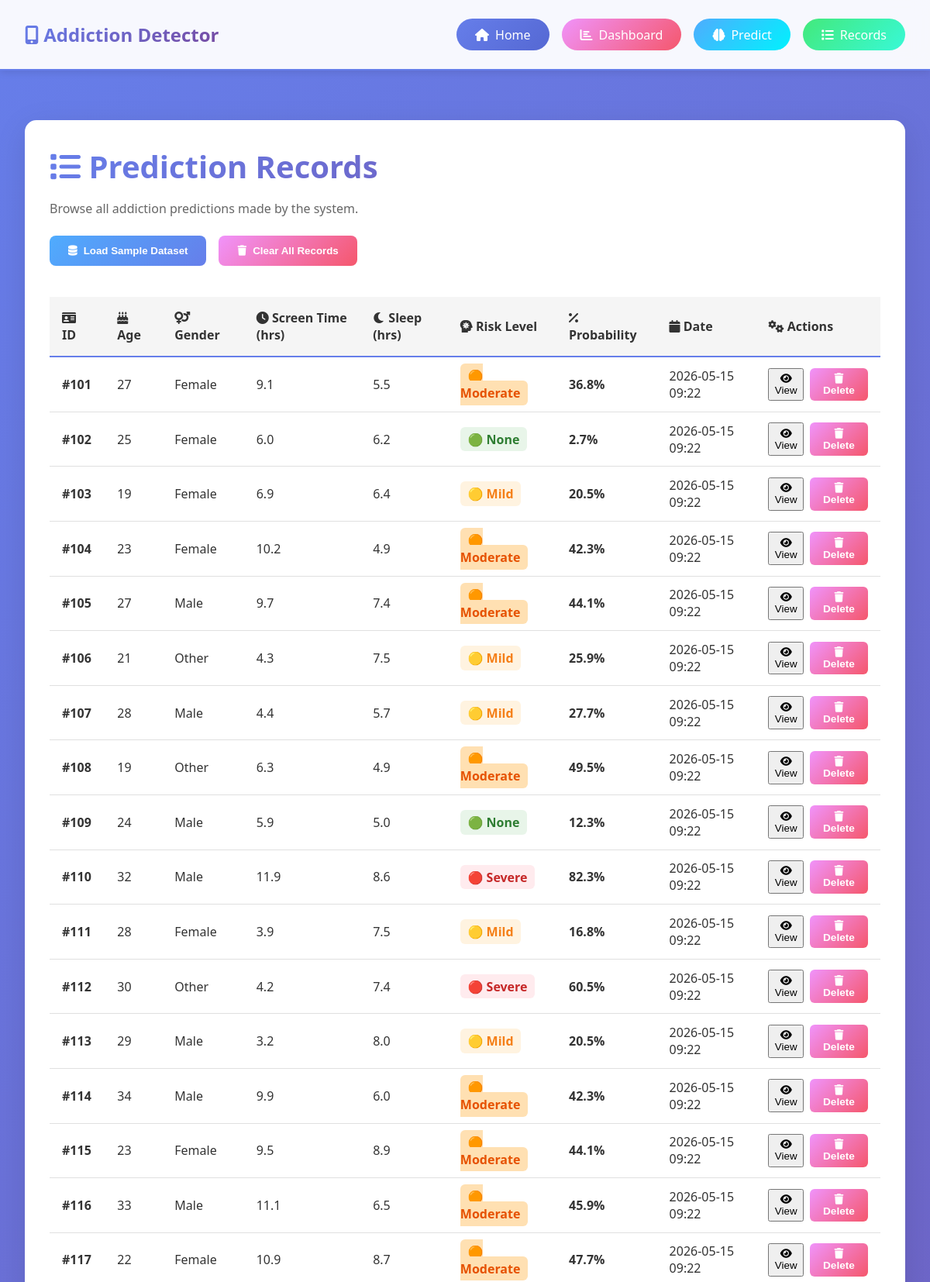
Screenshot of /records/?page=3 (upper part) with the database file from the repository.
### prediction/models.py (models this page shows, shortened)
class AddictionRecord(models.Model):
    age = models.IntegerField()
    gender = models.CharField(max_length=20, choices=[('Male', 'Male'), ('Female', 'Female'), ('Other', 'Other')])
    daily_screen_time_hours = models.FloatField()
    social_media_hours = models.FloatField()
    gaming_hours = models.FloatField()
    work_study_hours = models.FloatField()
    sleep_hours = models.FloatField()
    stress_level = models.CharField(max_length=20, choices=[('Low', 'Low'), ('Medium', 'Medium'), ('High', 'High')])
    notifications_per_day = models.IntegerField()
    app_opens_per_day = models.IntegerField()
    weekend_screen_time = models.FloatField()
    academic_work_impact = models.CharField(max_length=20, choices=[('Yes', 'Yes'), ('No', 'No')])
    predicted_addiction_risk = models.CharField(max_length=50, choices=[
        ('None', 'None'),
        ('Mild', 'Mild'),
        ('Moderate', 'Moderate'),
        ('Severe', 'Severe')
    ])
    addiction_probability = models.FloatField(default=0.0)
    created_at = models.DateTimeField(auto_now_add=True)
    updated_at = models.DateTimeField(auto_now=True)
    class Meta:
        ordering = ['-created_at']

### prediction/views.py (the view)
# urls.py: path('records/', views.records_page, name='records'),
def records_page(request):
    all_records = AddictionRecord.objects.all().order_by('id')
    page = request.GET.get('page', 1)
    paginator = Paginator(all_records, 50)  # 50 records per page
    try:
        records = paginator.page(page)
    except PageNotAnInteger:
        records = paginator.page(1)
    except EmptyPage:
        records = paginator.page(paginator.num_pages)
    for record in records:
        record.addiction_probability_percent = record.addiction_probability * 100
    context = {
        'page_title': 'Prediction Records',
        'records': records,
        'paginator': paginator,
        'page_obj': records,
        'is_paginated': paginator.num_pages > 1,
        'page_range': paginator.page_range,
    }
    return render(request, 'prediction/records.html', context)

### templates/prediction/records.html (shortened to what this page needs)
{% extends 'prediction/base.html' %}
{% block content %}
<h1 class="page-title">
    <i class="fas fa-list"></i> Prediction Records
</h1>
<p style="font-size: 1rem; color: #666; margin: 1rem 0;">
    Browse all addiction predictions made by the system.
</p>
<div style="display: flex; gap: 1rem; margin: 1.5rem 0; flex-wrap: wrap;">
    <button id="loadDatasetBtn" style="
        padding: 0.75rem 1.5rem;
        background: linear-gradient(135deg, #4facfe 0%, #667eea 100%);
        color: white;
        border: none;
        border-radius: 8px;
        cursor: pointer;
        font-weight: bold;
        display: flex;
        align-items: center;
        gap: 0.5rem;
        transition: all 0.3s ease;
    " onmouseover="this.style.transform='translateY(-2px)'; this.style.boxShadow='0 8px 16px rgba(102, 126, 234, 0.3)'" onmouseout="this.style.transform='translateY(0)'; this.style.boxShadow='none'">
        <i class="fas fa-database"></i> Load Sample Dataset
    </button>
    <button id="clearRecordsBtn" style="
        padding: 0.75rem 1.5rem;
        background: linear-gradient(135deg, #f093fb 0%, #f5576c 100%);
        color: white;
        border: none;
        border-radius: 8px;
        cursor: pointer;
        font-weight: bold;
        display: flex;
        align-items: center;
        gap: 0.5rem;
        transition: all 0.3s ease;
    " onmouseover="this.style.transform='translateY(-2px)'; this.style.boxShadow='0 8px 16px rgba(245, 87, 108, 0.3)'" onmouseout="this.style.transform='translateY(0)'; this.style.boxShadow='none'">
        <i class="fas fa-trash"></i> Clear All Records
    </button>
</div>
{% if records %}
    <div style="overflow-x: auto; margin-top: 1.5rem;">
        <table>
            <thead>
                <tr>
                    <th><i class="fas fa-id-card"></i> ID</th>
                    <th><i class="fas fa-birthday-cake"></i> Age</th>
                    <th><i class="fas fa-venus-mars"></i> Gender</th>
                    <th><i class="fas fa-clock"></i> Screen Time (hrs)</th>
                    <th><i class="fas fa-moon"></i> Sleep (hrs)</th>
                    <th><i class="fas fa-head-side-virus"></i> Risk Level</th>
                    <th><i class="fas fa-percentage"></i> Probability</th>
                    <th><i class="fas fa-calendar"></i> Date</th>
                    <th><i class="fas fa-cogs"></i> Actions</th>
                </tr>
            </thead>
            <tbody>
                {% for record in records %}
                <tr>
                    <td><strong>#{{ record.id }}</strong></td>
                    <td>{{ record.age }}</td>
                    <td>{{ record.gender }}</td>
                    <td>{{ record.daily_screen_time_hours|floatformat:1 }}</td>
                    <td>{{ record.sleep_hours|floatformat:1 }}</td>
                    <td>
                        {% if record.predicted_addiction_risk == 'None' or record.predicted_addiction_risk == 'No Addiction' %}
                            <span style="background: #e8f5e9; color: #2e7d32; padding: 0.3rem 0.6rem; border-radius: 6px; font-weight: bold;">🟢 None</span>
                        {% elif record.predicted_addiction_risk == 'Mild' %}
                            <span style="background: #fff3e0; color: #f57f17; padding: 0.3rem 0.6rem; border-radius: 6px; font-weight: bold;">🟡 Mild</span>
                        {% elif record.predicted_addiction_risk == 'Moderate' %}
                            <span style="background: #ffe0b2; color: #e65100; padding: 0.3rem 0.6rem; border-radius: 6px; font-weight: bold;">🟠 Moderate</span>
                        {% elif record.predicted_addiction_risk == 'Severe' %}
                            <span style="background: #ffebee; color: #c62828; padding: 0.3rem 0.6rem; border-radius: 6px; font-weight: bold;">🔴 Severe</span>
                        {% else %}
                            <span style="background: #f5f5f5; color: #666; padding: 0.3rem 0.6rem; border-radius: 6px; font-weight: bold;">❓ {{ record.predicted_addiction_risk }}</span>
                        {% endif %}
                    </td>
                    <td>
                        <strong>{{ record.addiction_probability_percent|floatformat:1 }}%</strong>
                    </td>
                    <td>{{ record.created_at|date:"Y-m-d H:i" }}</td>
                    <td>
                        <div style="display: flex; gap: 0.5rem; justify-content: center;">
                            <button onclick="viewRecord({{ record.id }})" class="btn-view" title="View record details">
                                <i class="fas fa-eye"></i> View
                            </button>
                            <button onclick="deleteRecord({{ record.id }})" class="btn-delete">
                                <i class="fas fa-trash"></i> Delete
                            </button>
                        </div>
                    </td>
                </tr>
                {% endfor %}
            </tbody>
        </table>
    </div>
{% else %}
    <div class="alert alert-info">
        <i class="fas fa-info-circle"></i>
        <span>No records found. <a href="{% url 'prediction:predict' %}">Make your first prediction</a> or load the sample dataset above.</span>
    </div>
{% endif %}
{% endblock %}

### templates/prediction/base.html (style rules this page uses)
* { margin: 0; padding: 0; box-sizing: border-box; }
body { font-family: 'Segoe UI', Tahoma, Geneva, Verdana, sans-serif; background: linear-gradient(135deg, #667eea 0%, #764ba2 100%); min-height: 100vh; color: #333; }
.page-title { font-size: 2.5rem; margin-bottom: 1rem; background: linear-gradient(135deg, #667eea, #764ba2); -webkit-background-clip: text; -webkit-text-fill-color: transparent; }
table { width: 100%; border-collapse: collapse; margin-top: 1rem; }
th { background: #f5f5f5; padding: 1rem; text-align: left; font-weight: 600; border-bottom: 2px solid #667eea; }
td { padding: 0.8rem 1rem; border-bottom: 1px solid #e0e0e0; }

### templates/prediction/records.html (style rules this page uses)
.btn-delete { padding: 0.4rem 0.8rem; background: linear-gradient(135deg, #f093fb 0%, #f5576c 100%); color: white; border: none; border-radius: 6px; cursor: pointer; font-size: 0.85rem; font-weight: bold; transition: all 0.3s ease; }

### rows the page displays
AddictionRecord: id "101", age "27", gender "Female", daily_screen_time_hours "9.1", sleep_hours "5.5", predicted_addiction_risk "🟠 Moderate", addiction_probability_percent "36.8", created_at "2026-05-15 09:22"
AddictionRecord: id "102", age "25", gender "Female", daily_screen_time_hours "6.0", sleep_hours "6.2", predicted_addiction_risk "🟢 None", addiction_probability_percent "2.7", created_at "2026-05-15 09:22"
AddictionRecord: id "103", age "19", gender "Female", daily_screen_time_hours "6.9", sleep_hours "6.4", predicted_addiction_risk "🟡 Mild", addiction_probability_percent "20.5", created_at "2026-05-15 09:22"
AddictionRecord: id "104", age "23", gender "Female", daily_screen_time_hours "10.2", sleep_hours "4.9", predicted_addiction_risk "🟠 Moderate", addiction_probability_percent "42.3", created_at "2026-05-15 09:22"
AddictionRecord: id "105", age "27", gender "Male", daily_screen_time_hours "9.7", sleep_hours "7.4", predicted_addiction_risk "🟠 Moderate", addiction_probability_percent "44.1", created_at "2026-05-15 09:22"
AddictionRecord: id "106", age "21", gender "Other", daily_screen_time_hours "4.3", sleep_hours "7.5", predicted_addiction_risk "🟡 Mild", addiction_probability_percent "25.9", created_at "2026-05-15 09:22"
AddictionRecord: id "107", age "28", gender "Male", daily_screen_time_hours "4.4", sleep_hours "5.7", predicted_addiction_risk "🟡 Mild", addiction_probability_percent "27.7", created_at "2026-05-15 09:22"
AddictionRecord: id "108", age "19", gender "Other", daily_screen_time_hours "6.3", sleep_hours "4.9", predicted_addiction_risk "🟠 Moderate", addiction_probability_percent "49.5", created_at "2026-05-15 09:22"
AddictionRecord: id "109", age "24", gender "Male", daily_screen_time_hours "5.9", sleep_hours "5.0", predicted_addiction_risk "🟢 None", addiction_probability_percent "12.3", created_at "2026-05-15 09:22"
AddictionRecord: id "110", age "32", gender "Male", daily_screen_time_hours "11.9", sleep_hours "8.6", predicted_addiction_risk "🔴 Severe", addiction_probability_percent "82.3", created_at "2026-05-15 09:22"
AddictionRecord: id "111", age "28", gender "Female", daily_screen_time_hours "3.9", sleep_hours "7.5", predicted_addiction_risk "🟡 Mild", addiction_probability_percent "16.8", created_at "2026-05-15 09:22"
AddictionRecord: id "112", age "30", gender "Other", daily_screen_time_hours "4.2", sleep_hours "7.4", predicted_addiction_risk "🔴 Severe", addiction_probability_percent "60.5", created_at "2026-05-15 09:22"
AddictionRecord: id "113", age "29", gender "Male", daily_screen_time_hours "3.2", sleep_hours "8.0", predicted_addiction_risk "🟡 Mild", addiction_probability_percent "20.5", created_at "2026-05-15 09:22"
AddictionRecord: id "114", age "34", gender "Male", daily_screen_time_hours "9.9", sleep_hours "6.0", predicted_addiction_risk "🟠 Moderate", addiction_probability_percent "42.3", created_at "2026-05-15 09:22"
AddictionRecord: id "115", age "23", gender "Female", daily_screen_time_hours "9.5", sleep_hours "8.9", predicted_addiction_risk "🟠 Moderate", addiction_probability_percent "44.1", created_at "2026-05-15 09:22"
AddictionRecord: id "116", age "33", gender "Male", daily_screen_time_hours "11.1", sleep_hours "6.5", predicted_addiction_risk "🟠 Moderate", addiction_probability_percent "45.9", created_at "2026-05-15 09:22"
AddictionRecord: id "117", age "22", gender "Female", daily_screen_time_hours "10.9", sleep_hours "8.7", predicted_addiction_risk "🟠 Moderate", addiction_probability_percent "47.7", created_at "2026-05-15 09:22"
